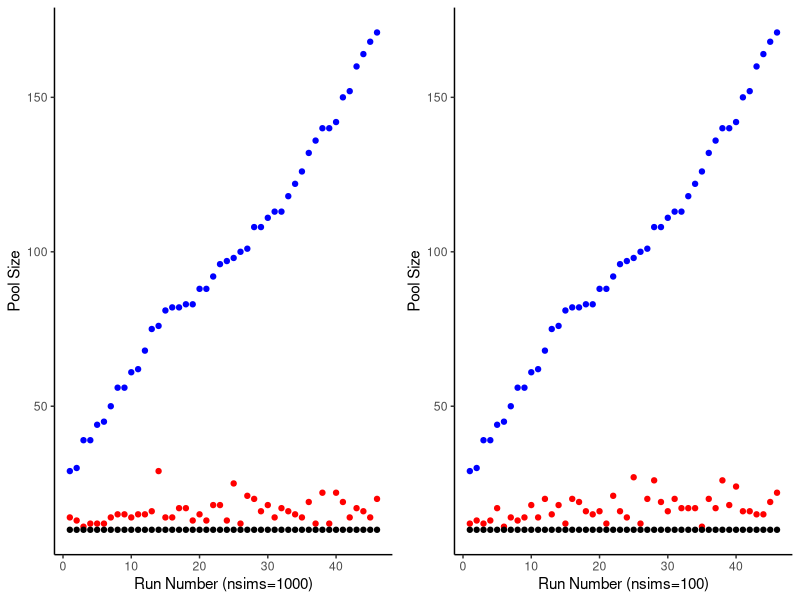
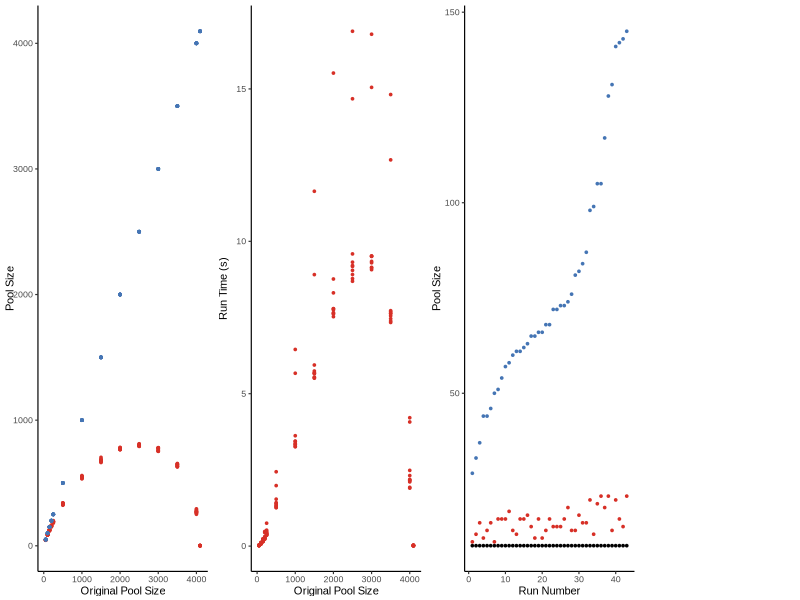

R code for these plots, in order:
setwd("~/Documents/GitHub/OligoRL/Oligo_Compressor/Plotting")
library(ggplot2)
library(readxl)
library(dplyr)


plotoligocompressor <-  function() {
  font_size=8
  font="Arial"
  line_size=.4
  point_size=0.6
  red="#d73027"
  blue="#4575b4"
  poolsizedata <- read.csv('oligo_compressor_benchmark_5_11_21.csv')
  poolsizedata$timeMin=poolsizedata$time/60
  recompdata <- read.csv('recompression_experiment_4-23-21_nsims100.csv')
  lengthsdata <- read.csv('oligo_compressor_benchmark_lengths_5_12_21.csv')
  recompdata <- recompdata[order(recompdata$decompressedsize), ]
  recompdata$order <- c(1:nrow(recompdata))
  recompdata <- recompdata[1:(nrow(recompdata)-7), ]
  plot1 <- ggplot(poolsizedata)+
    ggplot2::geom_point(aes(x=poolsize,y=compressedsize),color=red,size=point_size) +
    ggplot2::geom_point(aes(x=poolsize,y=poolsize),color=blue,size=point_size)+
    ggplot2::xlab("Original Pool Size") +
    ggplot2::ylab("Pool Size") +
    ggplot2::theme_classic(base_size=font_size,base_family = font,base_line_size=line_size)
  plot2 <- ggplot(recompdata)+
    ggplot2::geom_point(aes(x=order,y=recompressedsize),color=red,size=point_size)+
    ggplot2::geom_point(aes(x=order,y=poolsize), color="black",size=point_size)+
    ggplot2::geom_point(aes(x=order,y=decompressedsize),color=blue,size=point_size)+
    ggplot2::theme_classic(base_size=font_size,base_family = font,base_line_size=line_size)+
    ggplot2::xlab("Run Number") +
    ggplot2::ylab("Pool Size") 
  
  plot3 <-  ggplot(poolsizedata)+
    ggplot2::geom_point(aes(x=poolsize,y=timeMin),color=red,size=point_size)+
    ggplot2::xlab("Original Pool Size") +
    ggplot2::ylab("Run Time (s)") +
    ggplot2::theme_classic(base_size=font_size,base_family = font,base_line_size=line_size)
  #plot4 <- ggplot(lengthsdata)+
    #ggplot2::geom_point(aes(x=oligo_length,y=time),color="red")+
    #ggplot2::xlab("Oligo Length")+
    #ggplot2::ylab("Runtime [s]")+
    #ggplot2::theme_classic()
  
  
  cowplot::plot_grid(plot1,plot3,plot2,NULL,rel_widths = c(1,1,1,.75),nrow=1,align="vh")
  ggsave("Oligo_Compressor_Figure_Plots.tiff",width=5.5,height=5.5/3.75,dpi=300,units="in")
}
plotoligocompressor()

plotrecompression <- function(){
  recomp1000 <- read.csv('recompression_3_19_21_add_nsims100.csv')
  recomp1000 <- recomp1000[order(recomp1000$decompressedsize), ]
  recomp1000$order <- c(1:nrow(recomp1000))
  recomp1000 <- recomp1000[1:(nrow(recomp1000)-4), ]
  recomp100 <- read.csv('recompression_experiment_4-23-21_nsims100.csv')
  recomp100 <- recomp100[order(recomp100$decompressedsize), ]
  recomp100$order <- c(1:nrow(recomp100))
  recomp100 <- recomp100[1:(nrow(recomp100)-7), ]
  plot1 <- ggplot(recomp1000)+
    ggplot2::geom_point(aes(x=order,y=recompressedsize),color="red")+
    ggplot2::geom_point(aes(x=order,y=poolsize),color="black")+
    ggplot2::geom_point(aes(x=order,y=decompressedsize),color="blue")+
    ggplot2::theme_classic()+
    ggplot2::xlab("Run Number (nsims=1000)")+
    ggplot2::ylab("Pool Size")
  plot2 <- ggplot(recomp1000)+
    ggplot2::geom_point(aes(x=order,y=recompressed100),color="red")+
    ggplot2::geom_point(aes(x=order,y=poolsize),color="black")+
    ggplot2::geom_point(aes(x=order,y=decompressedsize),color="blue")+
    ggplot2::theme_classic()+
    ggplot2::xlab("Run Number (nsims=100)")+
    ggplot2::ylab("Pool Size")
  cowplot::plot_grid(plot1,plot2, align="h",nrow=1)
  
}
plotrecompression()

